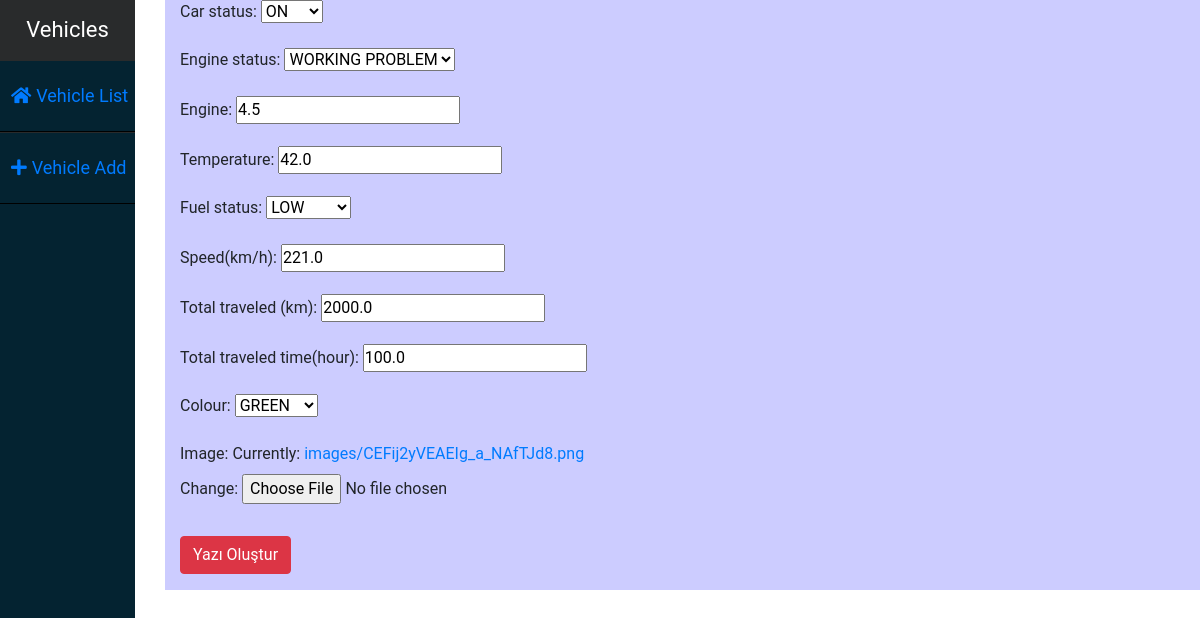
The page /vehicleupdate/3/ on the database as committed earlier.
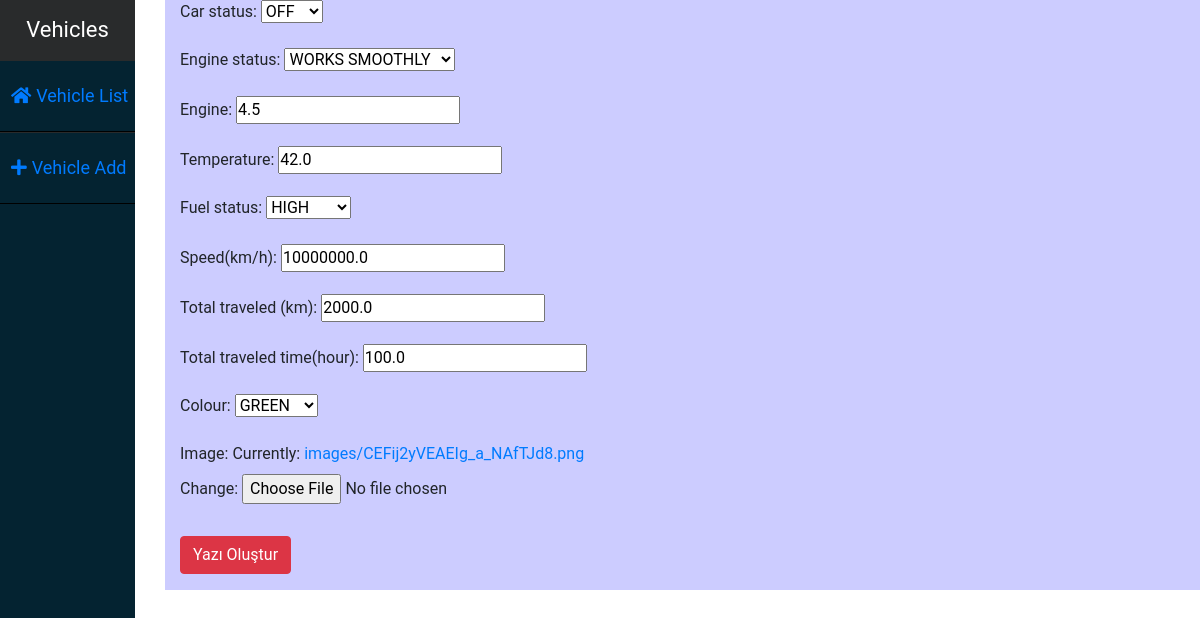
The same page on the database as committed later.
### Vehicle/models.py (models this page shows, shortened)
class Vehicle(models.Model):
    COLOUR_CHOICES=(
    ('BLACK','BLACK'),
    ('WHITE','WHITE'),
    ('RED','RED'),
    ('YELLOW','YELLOW'),
    ('GREEN','GREEN'),
    ('OTHER','OTHER')
    )
    ENGINE_STATUS=(
        ('WORKS SMOOTHLY','WORKS SMOOTHLY'),
        ('WORKING NORMAL','WORKING NORMAL'),
        ('WORKING PROBLEM','WORKING PROBLEM'),
        ('VEHICLE BROKEN','VEHICLE BROKEN')
    )
    CAR_STATUS=(
        ('ON','ON'),
        ('OFF','OFF')
    )
    FUEL_STATUS =(
        ('HIGH','HIGH'),
        ('MEDIUM','MEDIUM'),
        ('LOW','LOW')
    )
    brand   = models.CharField(max_length=100)
    car_status  = models.CharField(choices=CAR_STATUS,null=True,blank=True,max_length=3,default='ON')
    name    = models.CharField(max_length=100)
    engine_status = models.CharField(choices=ENGINE_STATUS,default='WN',max_length=15)
    engine  = models.CharField(max_length=60)
    temperature = models.FloatField()
    fuel_status = models.CharField(choices=FUEL_STATUS,default='MEDIUM',max_length=6)
    speed   = models.FloatField(verbose_name='speed(km/h)')
    total_traveled = models.FloatField(default=0,verbose_name='total traveled (km)')
    total_traveled_time = models.FloatField(verbose_name='total traveled time(hour)')
    colour  = models.CharField(choices=COLOUR_CHOICES,default='BLACK',max_length=6)
    image   = models.ImageField(upload_to='images')

### Vehicle/views.py (the view, shortened to what this page needs)
# urls.py: path('vehicleupdate/<str:id>/',VehicleUpdate.as_view(),name='vehicleupdate')
class VehicleUpdate(UpdateView):
    template_name='vehicleupdateform.html'
    form_class=VehicleUpdateForm
    def get_object(self,queryset=None):
        vehicle=Vehicle.objects.filter(id=self.kwargs['id']).first()
        return vehicle

### Vehicle/forms.py
class VehicleUpdateForm(forms.ModelForm):
    class Meta:
        model = Vehicle
        exclude = ['brand','name']

### templates/vehicleupdateform.html (shortened to what this page needs)
{% extends 'layout.html' %}
{% load static %}
{% block body %}
<link rel="stylesheet" href="{% static 'style3.css' %}">
<div class='container'>
<form action="" enctype="multipart/form-data" method="POST">
    {{form.as_p}}
    <input type="submit" class="btn btn-danger mt-3 mb-3" value="Yazı Oluştur" />
</form>
</div>
  {% endblock body %}

Rows that differ between the two databases and show on the page:
changed Vehicle "GREEN": car_status "ON" → "OFF"; engine_status "WORKING PROBLEM" → "WORKS SMOOTHLY"; fuel_status "LOW" → "HIGH"; speed "221.0" → "10000000.0"
